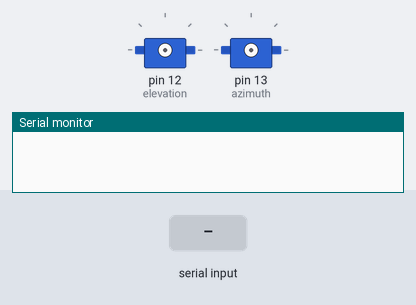
The sketch below on a simulated Arduino Uno, built with avr-gcc and run on an emulated ATmega328P. Shown: 2 × servo, the last lines printed to the serial monitor. Inputs (shaded band) come from the test bench.

Above: at 0.9 s.
1.0 s: "C1: \n" received over Serial
2.5 s: "," received over Serial
At 3.1 s:
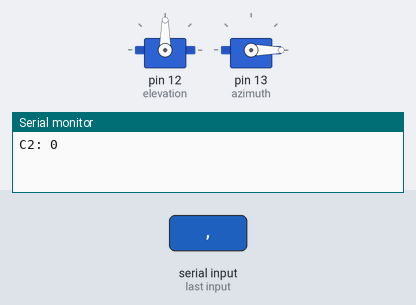
Timing chart, 0 to 5.5 s (numbered marks = the images above; inputs shaded):
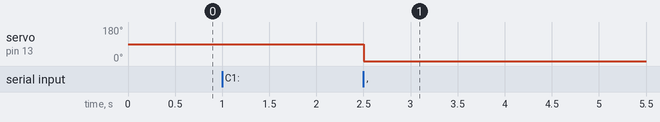

Measured:
- after the input at 2.5 s, servo on pin 13 (azimuth): 90° → 0° at once

The sketch:

receiver.ino
```cpp
//RECIEVER CODE
//Feel free to use this code however you like,
//but please credit lordvon and this site!
#include <Servo.h>

Servo elevation;
Servo azimuth;

#define highpulse 2400
#define lowpulse 600
//constants for additional controls.
const int C1 = 3;//pin number for control output 1.
const int C2 = 4;//pin number for control output 2.

char received;
char pulsechar[4];
int counter=0;
int pulse;
boolean delimiter;

void setup(){
  Serial.begin(9600);
  while (!Serial.available()){}
  received = Serial.read();
  elevation.attach(12);
  azimuth.attach(13);
  //code for additional controls.
  pinMode(C1,OUTPUT);
  pinMode(C2,OUTPUT);
}

void loop(){
  // if (Serial.available())
  // {
  // Serial.println(char(Serial.read()));
  // }
  delimiter = checkDelimiter(received);
  if (!delimiter){
    counter = 0;
    while (!delimiter){
      while (!Serial.available()){}
      pulsechar[counter] = received;
      counter += 1;
      received = Serial.read();
      delimiter = checkDelimiter(received);
    }
    pulsechar[counter] = '\0';
    pulse = atoi(pulsechar);
    switch (received){
      case ',':
        azimuth.writeMicroseconds(pulse);
        break;
      case ';':
        elevation.writeMicroseconds(pulse);
        break;
      case '.':
        digitalWrite(C1, pulse);
        break;
      case ':':
        digitalWrite(C2, pulse);
        break;
    }
    debug();
  } else {
    while (!Serial.available()){}
    received = Serial.read();
  }
}

boolean checkDelimiter(char received){
  return (received == ',') || (received == ':') || (received == ';') || (received == '.');
}
void debug(){
  switch (received){
    case ',':
      //Serial.print("Azimuth: ");
      //Serial.println(pulse);
      break;
    case ';':
      //Serial.print("Elevation: ");
      //Serial.println(pulse);
      break;
    case '.':
      //Serial.print("C1: ");
      //Serial.println(pulse);
      break;
    case ':':
      Serial.print("C2: ");
      Serial.println(pulse);
      break;
  }
  delay(1000);
}
```
